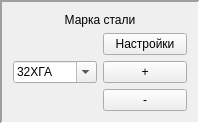
                    <widget class="QFrame" name="frameChooseSteel">
                     <property name="frameShape">
                      <enum>QFrame::Panel</enum>
                     </property>
                     <property name="frameShadow">
                      <enum>QFrame::Sunken</enum>
                     </property>
                     <property name="lineWidth">
                      <number>2</number>
                     </property>
                     <property name="midLineWidth">
                      <number>3</number>
                     </property>
                     <layout class="QGridLayout" name="gridLayout_3">
                      <item row="0" column="0">
                       <layout class="QGridLayout" name="gridLayout_13">
                        <item row="3" column="1">
                         <widget class="QPushButton" name="discard_steel">
                          <property name="text">
                           <string>-</string>
                          </property>
                         </widget>
                        </item>
                        <item row="2" column="0">
                         <widget class="QComboBox" name="choose_steel">
                          <property name="editable">
                           <bool>true</bool>
                          </property>
                          <item>
                           <property name="text">
                            <string>32ХГА</string>
                           </property>
                          </item>
                          <item>
                           <property name="text">
                            <string>32ййй</string>
                           </property>
                          </item>
                          <item>
                           <property name="text">
                            <string>30йй</string>
                           </property>
                          </item>
                         </widget>
                        </item>
                        <item row="2" column="1">
                         <widget class="QPushButton" name="add_steel">
                          <property name="text">
                           <string>+</string>
                          </property>
                         </widget>
                        </item>
                        <item row="1" column="1">
                         <widget class="QPushButton" name="btn_refresh">
                          <property name="text">
                           <string>Настройки</string>
                          </property>
                         </widget>
                        </item>
                        <item row="0" column="0" colspan="2">
                         <widget class="QLabel" name="label_51">
                          <property name="text">
                           <string>Марка стали</string>
                          </property>
                          <property name="alignment">
                           <set>Qt::AlignCenter</set>
                          </property>
                          <property name="textInteractionFlags">
                           <set>Qt::LinksAccessibleByMouse|Qt::TextSelectableByMouse</set>
                          </property>
                         </widget>
                        </item>
                       </layout>
                      </item>
                     </layout>
                    </widget>
